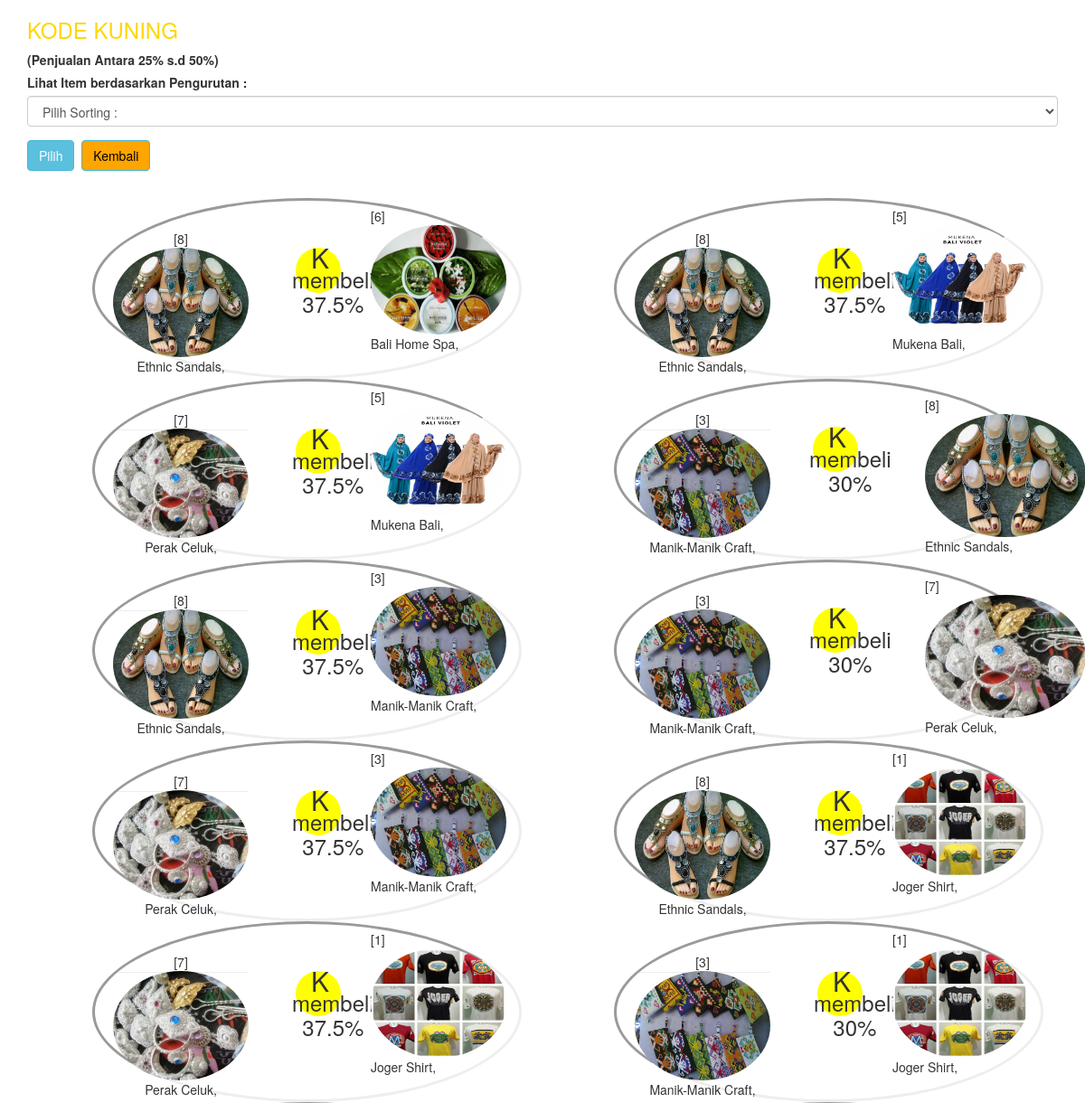
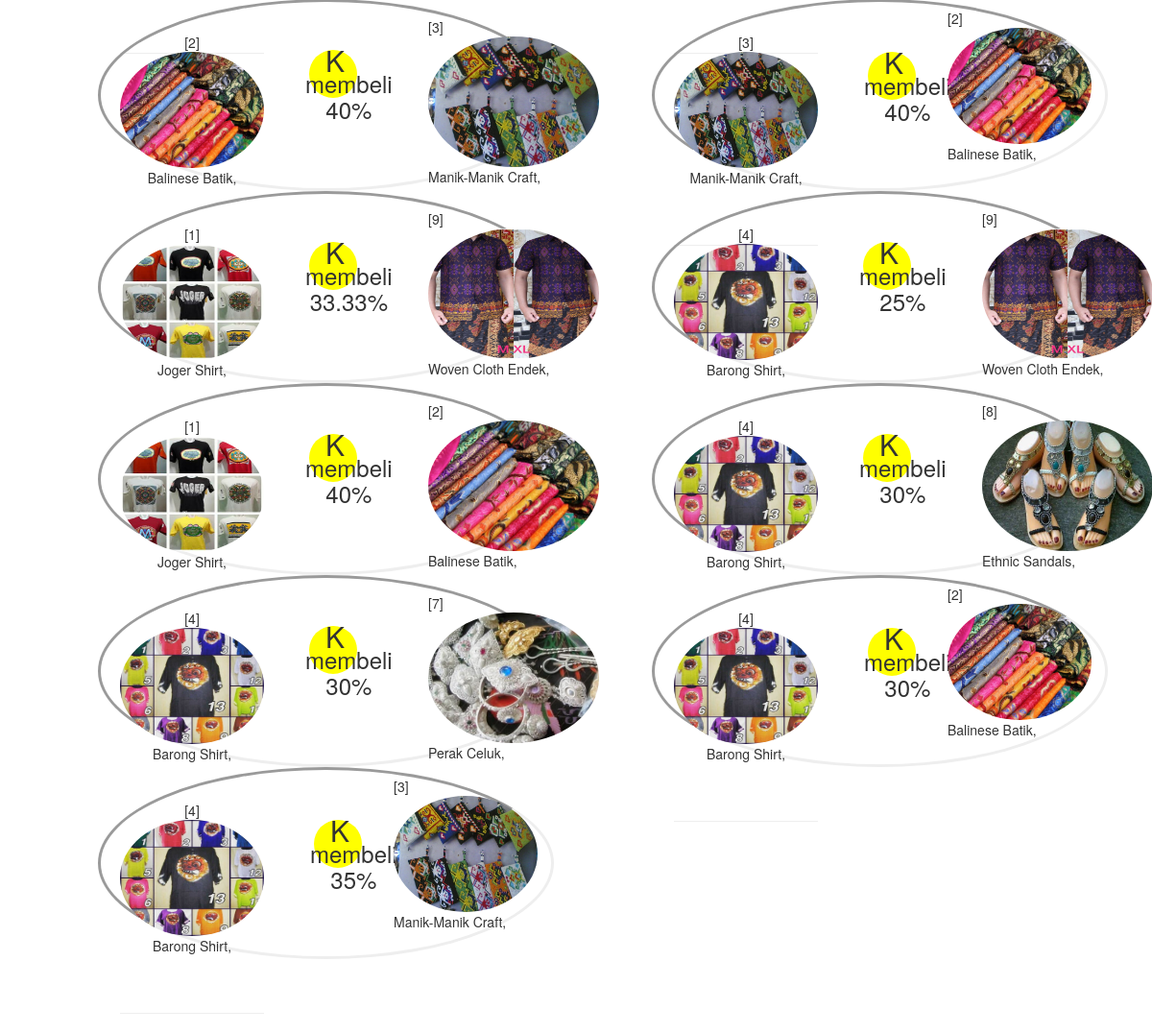
Screenshot of /VISUALISASI_HASIL_APRIORI/seleksi_itemkuning.php (signed in) with the database file from the repository (2 pictures, top to bottom).
### tables this page shows
CREATE TABLE `itemc2` (
  `id_itemc2` int(5) NOT NULL,
  `id_toko` int(5) NOT NULL,
  `kditem1` varchar(5) NOT NULL,
  `kditem2` varchar(5) NOT NULL,
  `support_count` int(5) NOT NULL,
  `persen_support` double NOT NULL,
  `lift_ratio` double NOT NULL
);

CREATE TABLE `item` (
  `id_item` int(5) NOT NULL,
  `kditem` varchar(5) NOT NULL,
  `id_toko` int(5) NOT NULL,
  `merk` varchar(25) NOT NULL,
  `jenis` varchar(50) NOT NULL,
  `gambar_item` varchar(100) NOT NULL,
  `harga` double NOT NULL,
  `deskripsi` text NOT NULL,
  `stok` int(4) NOT NULL,
  `views` int(9) NOT NULL
);

### public_html/VISUALISASI_HASIL_APRIORI/seleksi_itemkuning.php (the view, shortened to what this page needs)
<!DOCTYPE html>
<html>
<head>
	<link rel="stylesheet" href="../css/style_visualisasi.css">
    <link rel="stylesheet" href="../css/bootstrap2.min.css">
</head>
<body>
<?php
include "../header_session/login_inner.php";
?>
	<?php
	$strRule=mysqli_query($conn,"SELECT * FROM rule WHERE id_toko='$idtoko' AND kdrule='R2'");
        $dataRule=mysqli_fetch_array($strRule,MYSQLI_ASSOC);
        $nRule=$dataRule['minsupport']; echo'
        <div class="container">
        <form method="post"><div class="form-group"><div class="form-group">
        <label for="sel1"><h3 style="color: gold;">KODE KUNING</h3> (Penjualan Antara 25% s.d 50%)</label><br>
        <label for="sel1">Lihat Item berdasarkan Pengurutan :</label>';
            echo'
            <select class="form-control" name="kolom" required>
                <option value="" >Pilih Sorting :</option>
                <option value="persen_support">Top 5 Penjualan Teratas</option>
                <option value="support_count">Top 5 Penjualan Terendah</option>
                <option value="">Seleksi dengan kondisi</option>
         </select>
        </div>
        <div class="form-group">
       <table>
    <tr>
    <td><div class="form-group">
        <input type="submit" class="btn btn-info" value="Pilih"></form></div></td><td>&nbsp;&nbsp;</td>
    <td><div class="form-group">
        <form action="pola_2item.php" method="post">
        <input type="submit" name="reset" class="btn btn-info" value="Kembali" style="background:orange;color:black;"></form></div></td>
    </tr>
    </table>
    </div>
    </div>
</form>
</div>';
        if (isset($_POST['kolom'])) {
            $result=trim($_POST['kolom']);
            if ($_POST['kolom']=="persen_support") {
                $result=mysqli_query($conn,"SELECT * FROM itemc2 WHERE id_toko='$idtoko' AND persen_support >='$nRule'ORDER BY persen_support DESC LIMIT 5");
                echo "Data Diurutkan berdasarkan <h3><i>Top 5 penjualan tertinggi</i></h3>";
                ?>
                <form method="post" action=""><button type="submit" name="reset">Hapus Filter</button></form><?php
            }
            else if ($_POST['kolom']=="support_count") {
                $result=mysqli_query($conn,"SELECT * FROM itemc2 WHERE id_toko='$idtoko' AND persen_support >='$nRule' ORDER BY persen_support ASC LIMIT 5");
                echo "Data Diurutkan berdasarkan <h3><i>Top 5 penjualan terendah</i></h3>";
                ?>
                <form method="post" action=""><button type="submit" name="reset">Hapus Filter</button></form><?php
            } else{
                header("location:seleksi_itemkuning_kondisi.php");
            }
        }
    else {
        $result=mysqli_query($conn,"SELECT * FROM itemc2 WHERE id_toko='$idtoko' AND persen_support >='$nRule'ORDER BY persen_support");
        }
		while($rowC2 = mysqli_fetch_array($result,MYSQLI_ASSOC))
		{
            $C2kditem1=$rowC2['kditem1']; $C2kditem2=$rowC2['kditem2'];
			$kditem=$C2kditem1;
			$query_T=mysqli_query($conn,"SELECT * FROM transaksi WHERE id_toko='$idtoko' AND kditem='$kditem' ");
			$num_T=mysqli_num_rows($query_T);
			$support_count=$rowC2['support_count'];
			$Confidence=$support_count/$num_T*100; $persensupport = substr($Confidence,0,5)."%";
			if ($persensupport > 25 && $persensupport <=50) {
				$MerkItem1=mysqli_query($conn,"SELECT * FROM item WHERE id_toko='$idtoko' AND kditem='$C2kditem1'");
			$DataMerkItem1=mysqli_fetch_array($MerkItem1,MYSQLI_ASSOC);?> <div id="circle_2kiri"><div class="circle_2itemkiri"><?php echo "[".$DataMerkItem1['kditem']."]"."<br><img src='../gambar/produk/".$DataMerkItem1['gambar_item']."'><br>".$DataMerkItem1['merk'].",";?></div><div class="circle_kuning"><H2>K</H2><?php echo "<h3>membeli $persensupport</h3>";?></div><?php
				$MerkItem2=mysqli_query($conn,"SELECT * FROM item WHERE id_toko='$idtoko' AND kditem='$C2kditem2' ");
			$DataMerkItem2=mysqli_fetch_array($MerkItem2,MYSQLI_ASSOC);?> <div class="circle_2itemkanan"><?php echo "[".$DataMerkItem2['kditem']."]"."<br><img src='../gambar/produk/".$DataMerkItem2['gambar_item']."'><br>".$DataMerkItem2['merk'].",";
				?></div></div>
			<?php }
			$kditem=$C2kditem2;
			$query_T2=mysqli_query($conn,"SELECT * FROM transaksi WHERE id_toko='$idtoko' AND kditem='$kditem' ");
			$num_T2=mysqli_num_rows($query_T2);
			$support_count2=$rowC2['support_count'];
			$Confidence2=$support_count2/$num_T2*100; $persensupport2 = substr($Confidence2,0,5)."%";
			if ($persensupport2 > 25 && $persensupport2 <=50 ) {
				$MerkItem2=mysqli_query($conn,"SELECT * FROM item WHERE id_toko='$idtoko' AND kditem='$C2kditem2' ");
				$DataMerkItem2=mysqli_fetch_array($MerkItem2,MYSQLI_ASSOC);?> <div id="circle_2kiri"><div class="circle_2itemkiri"><?php echo "[".$DataMerkItem2['kditem']."]"."<br><img src='../gambar/produk/".$DataMerkItem2['gambar_item']."'><br>".$DataMerkItem2['merk'].",";
				?><br><br><br><hr></div>
				<div class="circle_kuning2"><H2>K</H2><?php echo "<h3>membeli $persensupport2</h3>";?></div>
				<?php
				$MerkItem1=mysqli_query($conn,"SELECT * FROM item WHERE id_toko='$idtoko' AND kditem='$C2kditem1' ");
					$DataMerkItem1=mysqli_fetch_array($MerkItem1,MYSQLI_ASSOC);?><div class="circle_2itemkanan_r"> <?php echo "[".$DataMerkItem1['kditem']."]"."<br><img src='../gambar/produk/".$DataMerkItem1['gambar_item']."'><br>".$DataMerkItem1['merk'].",";?> </div></div>
				<?php
			}
	}?>
	</body>
</html>

### public_html/css/style_visualisasi.css (style rules this page uses)
#circle_2kiri { border-radius: 50%; border-style: inset; width: 475px; height: 200px; float: left; margin-left: 102px; }
.circle_2itemkiri { ; margin-left: 20px; margin-top:32px; float: left; text-align: center; }
.circle_2itemkiri img { border-radius: 50%; width: 150px; height: 121px; display: inline-block; }
.circle_2itemkanan { margin-left: 341px; margin-top: -177px; float: left; display: inline-block; }
.circle_2itemkanan img { border-radius: 50%; width: 178px; height: 136px; display: inline-block; }
.circle_2itemkanan_r { margin-left: 305px; margin-top: -267px; float: left; display: inline-block; }
.circle_2itemkanan_r img { border-radius: 50%; width: 150px; height: 121px; display: inline-block; }
.circle_kuning { background: yellow; border-radius: 50%; width: 50px; height: 50px; margin-left: 47px; margin-top: 50px; float: left; display: inline-block; }
.circle_kuning h2 { margin-top: -6px; margin-left: 17px; }
.circle_kuning h3 { margin-top: -15px; margin-left: -4px; text-align: center; display: inline-block; }
.circle_kuning2 { background: yellow; border-radius: 50%; width: 50px; height: 50px; margin-left: 52px; margin-top: 52px; float: left; display: inline-block; }
.circle_kuning2 h2 { margin-top: -6px; margin-left: 17px; }
.circle_kuning2 h3 { margin-top: -15px; margin-left: -4px; text-align: center; display: inline-block; }

### rows the page displays
itemc2: item.kditem "8", item.gambar_item (picture), item.merk "Ethnic Sandals", support_count "37.5%", item.kditem "6", item.merk "Bali Home Spa"
itemc2: item.kditem "8", item.gambar_item (picture), item.merk "Ethnic Sandals", support_count "37.5%", item.kditem "5", item.merk "Mukena Bali"
itemc2: item.kditem "7", item.gambar_item (picture), item.merk "Perak Celuk", support_count "37.5%", item.kditem "5", item.merk "Mukena Bali"
itemc2: item.kditem "3", item.gambar_item (picture), item.merk "Manik-Manik Craft", support_count "30%", item.kditem "8", item.merk "Ethnic Sandals", support_count "37.5%"
itemc2: item.kditem "3", item.gambar_item (picture), item.merk "Manik-Manik Craft", support_count "30%", item.kditem "7", item.merk "Perak Celuk", support_count "37.5%"
itemc2: item.kditem "8", item.gambar_item (picture), item.merk "Ethnic Sandals", support_count "37.5%", item.kditem "1", item.merk "Joger Shirt"
itemc2: item.kditem "7", item.gambar_item (picture), item.merk "Perak Celuk", support_count "37.5%", item.kditem "1", item.merk "Joger Shirt"
itemc2: item.kditem "3", item.gambar_item (picture), item.merk "Manik-Manik Craft", support_count "30%", item.kditem "1", item.merk "Joger Shirt"
itemc2: item.kditem "2", item.gambar_item (picture), item.merk "Balinese Batik", support_count "40%", item.kditem "3", item.merk "Manik-Manik Craft"
itemc2: item.kditem "1", item.gambar_item (picture), item.merk "Joger Shirt", support_count "33.33%", item.kditem "9", item.merk "Woven Cloth Endek"
itemc2: item.kditem "4", item.gambar_item (picture), item.merk "Barong Shirt", support_count "25%", item.kditem "9", item.merk "Woven Cloth Endek"
itemc2: item.kditem "1", item.gambar_item (picture), item.merk "Joger Shirt", support_count "40%", item.kditem "2", item.merk "Balinese Batik"
itemc2: item.kditem "4", item.gambar_item (picture), item.merk "Barong Shirt", support_count "30%", item.kditem "8", item.merk "Ethnic Sandals"
itemc2: item.kditem "4", item.gambar_item (picture), item.merk "Barong Shirt", support_count "30%", item.kditem "7", item.merk "Perak Celuk"
itemc2: item.kditem "4", item.gambar_item (picture), item.merk "Barong Shirt", support_count "30%", item.kditem "2", item.merk "Balinese Batik"
itemc2: item.kditem "4", item.gambar_item (picture), item.merk "Barong Shirt", support_count "35%", item.kditem "3", item.merk "Manik-Manik Craft"
